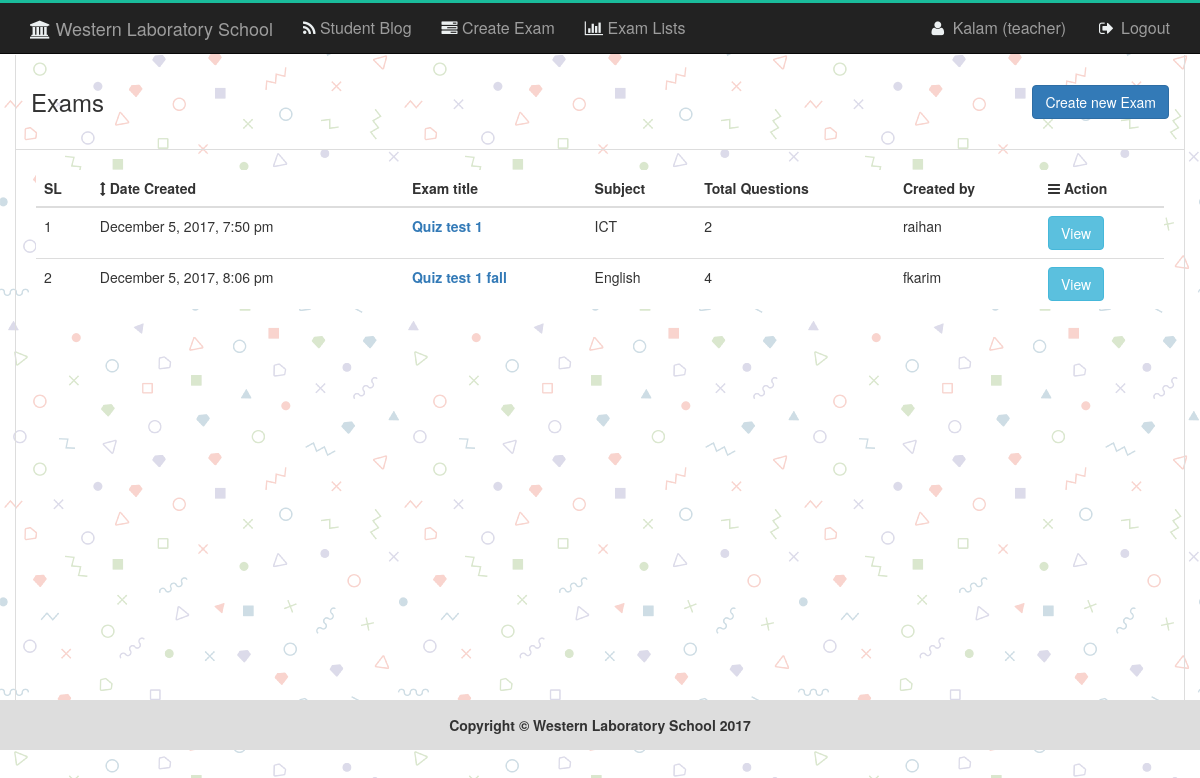
Page /examlist.php (signed in) on the committed database.
### tables this page shows
CREATE TABLE `tbl_exam` (
  `id` int(11) NOT NULL,
  `name` varchar(50) NOT NULL,
  `subject` varchar(50) NOT NULL,
  `author` varchar(50) NOT NULL,
  `edate` timestamp NOT NULL DEFAULT CURRENT_TIMESTAMP
);

### libs/Session.php (called while the page is built, shortened)
<?php
class Session{
	 public static function get($key){
	 	if (isset($_SESSION[$key])) {
	 		return $_SESSION[$key];
	 	} else {
	 		return false;
	 	}
	 }
}
?>

### classes/exam.php (called while the page is built, shortened)
<?php
$filepath = realpath(dirname(__FILE__));
include_once ($filepath."/../libs/Database.php");
include_once ($filepath."/../libs/Session.php");
include_once ($filepath."/../helpers/Format.php");
Class Exam{
	private $db;
	public function __construct(){
		$this->db = new Database();
	}
	public function getAllExam(){
			$query = "SELECT * FROM tbl_exam";
			$getData = $this->db->select($query);
			if($getData){
			return $getData;
			}else{
				return false;
			}
		}
	public function getQuestionByExam($id){
			$query = "SELECT * FROM tbl_ques WHERE examid='$id'";
			$getData = $this->db->select($query);
			if ($getData) {
				return $getData->num_rows;
			}else{
				return 0;
			}
	}
	}
?>

### libs/Database.php (called while the page is built, shortened)
<?php
Class Database{
	public $host   = DB_HOST;
	public $user   = DB_USER;
	public $pass   = DB_PASS;
	public $dbname = DB_NAME;
	public $link;
	private function connectDB(){
	$this->link = new mysqli($this->host, $this->user, $this->pass, $this->dbname);
 }
	public function select($query){
		$result = $this->link->query($query) or die($this->link->error.__LINE__);
		if($result->num_rows > 0){
			return $result;
		} else {
			return false;
		}
	}
}

### helpers/Format.php (called while the page is built, shortened)
<?php
class Format{
	public function formatDate($date){
		return date('F j, Y, g:i a', strtotime($date));
	}
}
?>

### examlist.php (the view, shortened to what this page needs)
<?php
include_once "header.php";
?>
<section id="examlist">
    <div class="container obls_margin obls_border">
        <div class="row">
            <div class="col-md-6 examlistpad">
                <span style="font-size:24px;">Exams</span>
            </div>
            <?php
              if(!Session::get("checkusertype")){
            ?>
            <div class="col-md-6 text-right examlistpad">
                <div class="">
                  <a href="createexam.php" class="btn btn-primary">Create new Exam</a>
                </div>
            </div>
            <?php } ?>
        </div>
        <div class="row" id="postdetails">
            <div class="col-md-12" style="padding:20px;">
                <table class="table table-hover exlisttable" style="background:#fff">
                    <thead>
                      <tr>
                        <th>SL</th>
                        <th><i class="fa fa-arrows-v" aria-hidden="true"></i> Date Created</th>
                        <th>Exam title</th>
                        <th>Subject</th>
                        <th>Total Questions</th>
                        <th>Created by</th>
                        <th><i class="fa fa-bars" aria-hidden="true"></i> Action</th>
                      </tr>
                    </thead>
                    <tbody>
                    <?php
                    $i=0;
                    $getex= $ex->getAllExam();
                    if ($getex) {
                    while ($row = $getex->fetch_assoc()) {
                      $i++;
                      $gettotal = $ex->getQuestionByExam($row['id']);
                ?>
                      <tr>
                        <td><?php echo $i;?></td>
                        <td><?php echo $fm->formatDate($row['edate']);?></td>
                        <td><strong><a href="#"><?php echo $row['name'];?></a></strong></td>
                        <td><?php echo $row['subject'];?></td>
                        <td><?php echo $gettotal; ?></td>
                        <td><?php echo $row['author'];?></td>
                        <td>
                            <div class="left_pad">
                              <?php
                                if(Session::get("checkusertype")){
                              ?>
                              <a href="starttest.php?exid=<?php echo $row['id'];?>" class="btn btn-danger">Start Test</a>
                              <?php
                                }else{
                              ?>
                              <a href="questionlist.php?viewex=<?php echo $row['id'];?>" class="btn btn-info">View</a>
                              <?php } ?>
                            </div>
                        </td>
                      </tr>
                    <?php
                      }
                    }else{
                      echo '<tr><td class="error" colspan="5">nothing found !</td></tr>';
                    }
                    ?>
                    </tbody>
                </table>
            </div>
        </div>
    </div>
</section>
<?php
include_once "footer.php";
?>

### assets/css/main.css (style rules this page uses)
body { background-image: url("../img/logintexture.png"); }
.obls_border { border-left: 1px solid #ddd; border-right: 1px solid #ddd; }
.obls_margin { margin-top: 55px; }
#postdetails { min-height: 550px; padding-bottom: 30px; }
.examlistpad { padding: 30px 15px; border-bottom: 1px solid #ddd; }

### rows in the picture
tbl_exam: edate "December 5, 2017, 7:50 pm", name "Quiz test 1", subject "ICT", gettotal "2", author "raihan"
tbl_exam: edate "December 5, 2017, 8:06 pm", name "Quiz test 1 fall", subject "English", gettotal "4", author "fkarim"

### other values in the picture
Session::get('username') "Kalam"
Session::get("usertype") "teacher"
